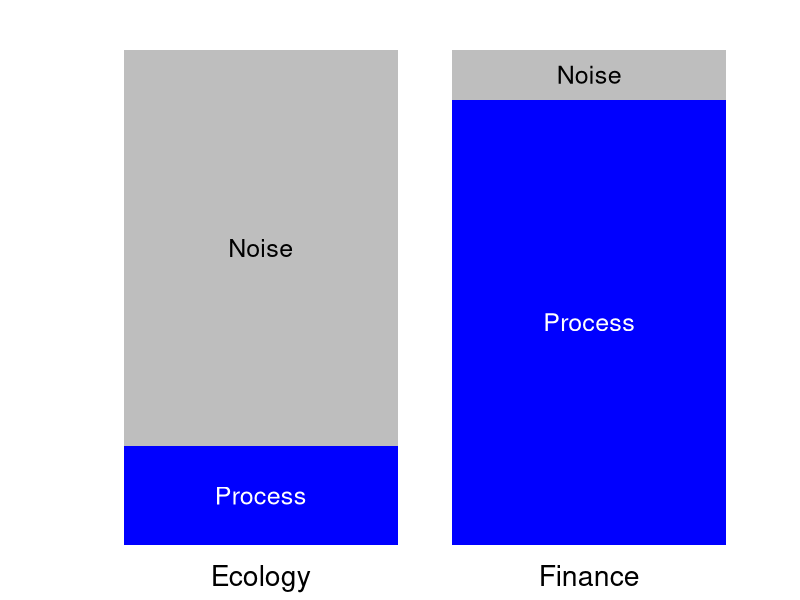
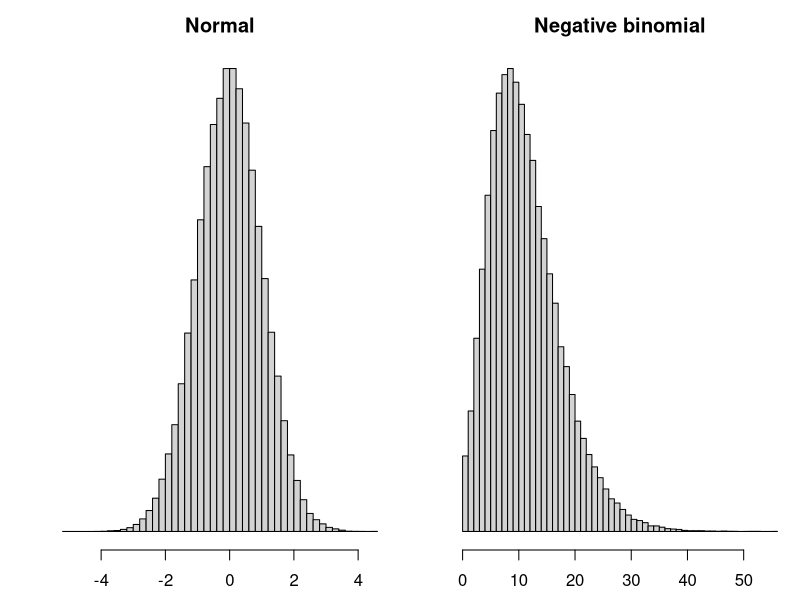
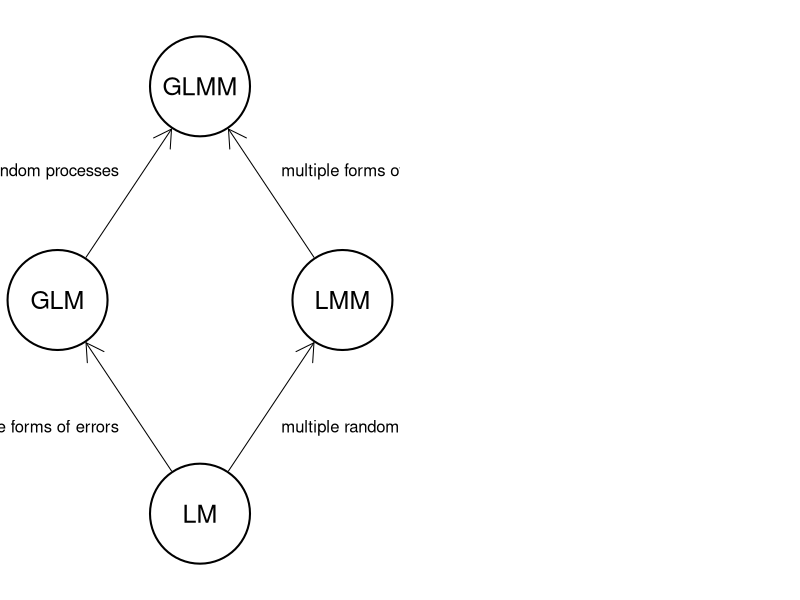
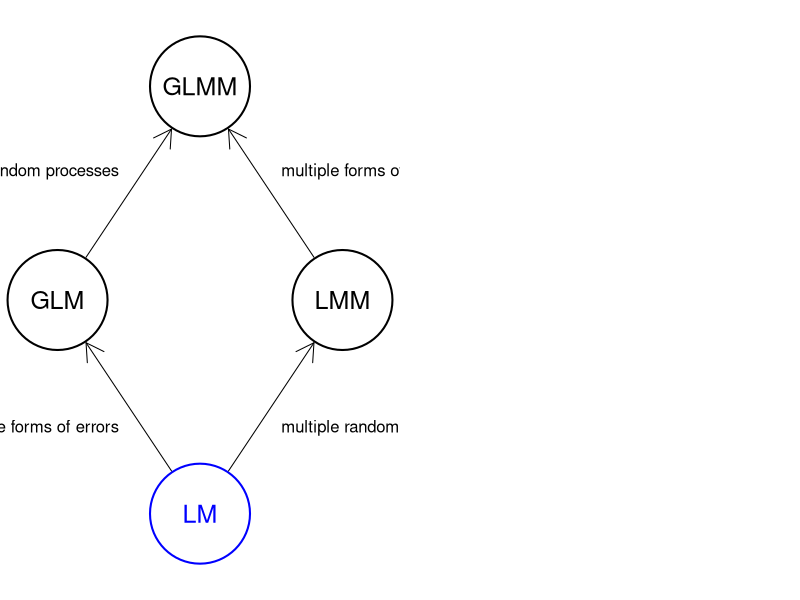
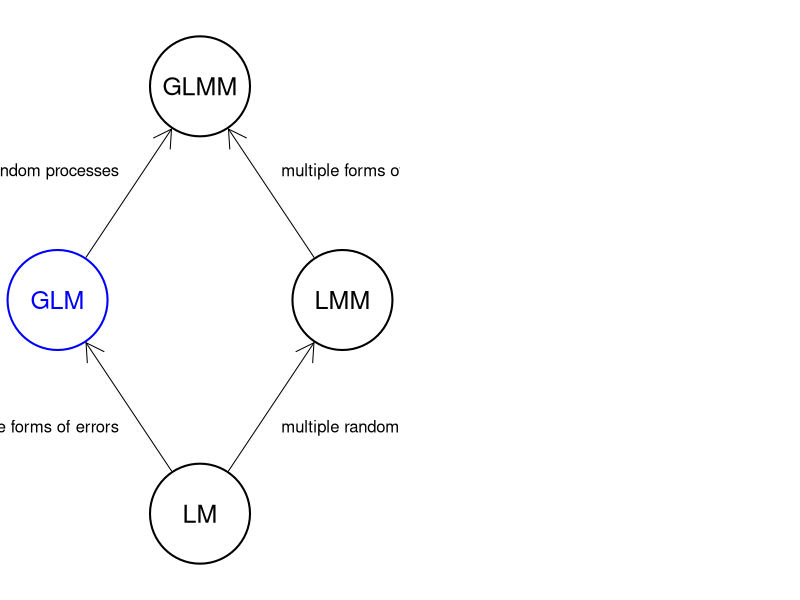
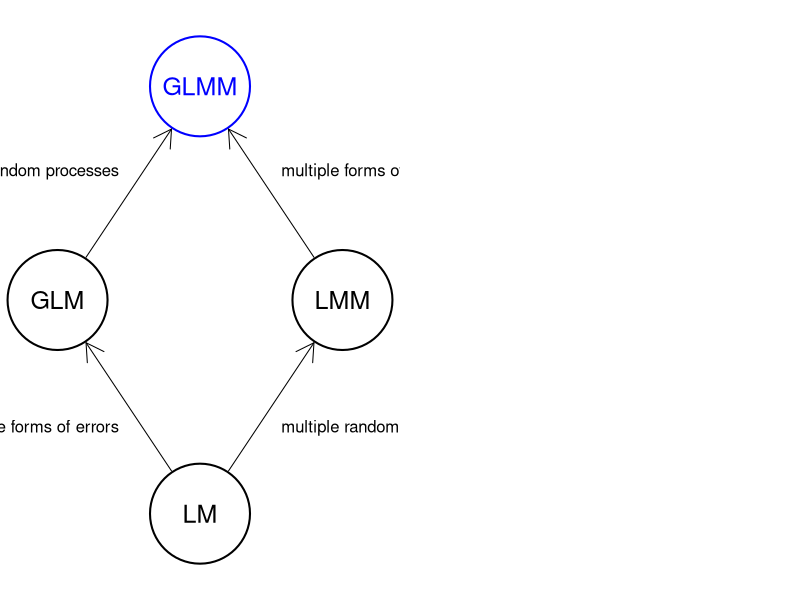

Generate these figures, in order, with R:
## ---- chunk 1
knitr::opts_chunk$set(echo = FALSE)
## ---- chunk 2
dat <- matrix(c(20, 80, 90, 10), 2, 2)
par(mai = c(0.5, 1, 0.5, 0.5))
bp <- barplot(dat, las = 1, col = c("blue", "gray"), border = NA, axes = FALSE,
        ylab = "", names.arg = c("Ecology", "Finance"), cex.names = 1.7)
text(0.7, 10, adj = c(0.5, 0.5), "Process", col = "white", cex = 1.5)
text(0.7, 60, adj = c(0.5, 0.5), "Noise", col = "black", cex = 1.5)
text(1.9, 45, adj = c(0.5, 0.5), "Process", col = "white", cex = 1.5)
text(1.9, 95, adj = c(0.5, 0.5), "Noise", col = "black", cex = 1.5)
## ---- chunk 3
par(mfrow = c(1, 2), mai = c(0.5, 0.5, 0.5, 0.1), omi = rep(0, 4), bg = NA)

hist(rnorm(1e5), breaks = 50,
     yaxt = "n", xlab = expression(epsilon), main = "Normal")

hist(rnbinom(1e5, 5, 0.3), breaks = 50,
     yaxt = "n", xlab = expression(epsilon), main = "Negative binomial")
## ---- chunk 4
par(mai = rep(0, 4), omi = rep(0, 4), bg = NA)

## order: GLM, LM, GLMM, LMM
xx <- c(1, 2, 2, 3) * 10
yy <- c(2, 1, 3, 2) * 10

plot(c(7, 33), c(7, 33), type = "n", xlim = c(7, 33), ylim = c(7, 33),
     xaxt = "n", yaxt = "n", xlab = "", ylab = "",
     bty = "n")
symbols(xx, yy, circle = rep(2, 4), inches = 0.5, add = TRUE,
        lwd = 2, bg = "white")
text(xx, yy, c("GLM", "LM", "GLMM", "LMM"), cex = 1.5)
## from LM to GLM
arrows(xx[2]-2, yy[2]+2, xx[1]+2, yy[1]-2, length = 0.2)
text(15, 14, "multiple forms of errors", pos = 2)
## from LM to LMM
arrows(xx[2]+2, yy[2]+2, xx[4]-2, yy[4]-2, length = 0.2)
text(25, 14, "multiple random processes", pos = 4)
## from GLM to GLMM
arrows(xx[1]+2, yy[1]+2, xx[3]-2, yy[3]-2, length = 0.2)
text(15, 26, "multiple random processes", pos = 2)
## from LMM to GLMM
arrows(xx[4]-2, yy[4]+2, xx[3]+2, yy[3]-2, length = 0.2)
text(25, 26, "multiple forms of errors", pos = 4)
## ---- chunk 5
par(mai = rep(0, 4), omi = rep(0, 4), bg = NA)

## order: GLM, LM, GLMM, LMM
xx <- c(1, 2, 2, 3) * 10
yy <- c(2, 1, 3, 2) * 10

plot(c(7, 33), c(7, 33), type = "n", xlim = c(7, 33), ylim = c(7, 33),
     xaxt = "n", yaxt = "n", xlab = "", ylab = "",
     bty = "n")
symbols(xx, yy, circle = rep(2, 4), inches = 0.5, add = TRUE,
        lwd = 2, fg = c("black", "blue", "black", "black"), bg = "white")
text(xx, yy, c("GLM", "LM", "GLMM", "LMM"), cex = 1.5,
     col = c("black", "blue", "black", "black"))
## from LM to GLM
arrows(xx[2]-2, yy[2]+2, xx[1]+2, yy[1]-2, length = 0.2)
text(15, 14, "multiple forms of errors", pos = 2)
## from LM to LMM
arrows(xx[2]+2, yy[2]+2, xx[4]-2, yy[4]-2, length = 0.2)
text(25, 14, "multiple random processes", pos = 4)
## from GLM to GLMM
arrows(xx[1]+2, yy[1]+2, xx[3]-2, yy[3]-2, length = 0.2)
text(15, 26, "multiple random processes", pos = 2)
## from LMM to GLMM
arrows(xx[4]-2, yy[4]+2, xx[3]+2, yy[3]-2, length = 0.2)
text(25, 26, "multiple forms of errors", pos = 4)
## ---- chunk 6
par(mai = rep(0, 4), omi = rep(0, 4), bg = NA)

## order: GLM, LM, GLMM, LMM
xx <- c(1, 2, 2, 3) * 10
yy <- c(2, 1, 3, 2) * 10

plot(c(7, 33), c(7, 33), type = "n", xlim = c(7, 33), ylim = c(7, 33),
     xaxt = "n", yaxt = "n", xlab = "", ylab = "",
     bty = "n")
symbols(xx, yy, circle = rep(2, 4), inches = 0.5, add = TRUE,
        lwd = 2, fg = c("blue", "black", "black", "black"), bg = "white")
text(xx, yy, c("GLM", "LM", "GLMM", "LMM"), cex = 1.5,
     col = c("blue", "black", "black", "black"))
## from LM to GLM
arrows(xx[2]-2, yy[2]+2, xx[1]+2, yy[1]-2, length = 0.2)
text(15, 14, "multiple forms of errors", pos = 2)
## from LM to LMM
arrows(xx[2]+2, yy[2]+2, xx[4]-2, yy[4]-2, length = 0.2)
text(25, 14, "multiple random processes", pos = 4)
## from GLM to GLMM
arrows(xx[1]+2, yy[1]+2, xx[3]-2, yy[3]-2, length = 0.2)
text(15, 26, "multiple random processes", pos = 2)
## from LMM to GLMM
arrows(xx[4]-2, yy[4]+2, xx[3]+2, yy[3]-2, length = 0.2)
text(25, 26, "multiple forms of errors", pos = 4)
## ---- chunk 7
par(mai = rep(0, 4), omi = rep(0, 4), bg = NA)

## order: GLM, LM, GLMM, LMM
xx <- c(1, 2, 2, 3) * 10
yy <- c(2, 1, 3, 2) * 10

plot(c(7, 33), c(7, 33), type = "n", xlim = c(7, 33), ylim = c(7, 33),
     xaxt = "n", yaxt = "n", xlab = "", ylab = "",
     bty = "n")
symbols(xx, yy, circle = rep(2, 4), inches = 0.5, add = TRUE,
        lwd = 2, fg = c("black", "black", "blue", "black"), bg = "white")
text(xx, yy, c("GLM", "LM", "GLMM", "LMM"), cex = 1.5,
     col = c("black", "black", "blue", "black"))
## from LM to GLM
arrows(xx[2]-2, yy[2]+2, xx[1]+2, yy[1]-2, length = 0.2)
text(15, 14, "multiple forms of errors", pos = 2)
## from LM to LMM
arrows(xx[2]+2, yy[2]+2, xx[4]-2, yy[4]-2, length = 0.2)
text(25, 14, "multiple random processes", pos = 4)
## from GLM to GLMM
arrows(xx[1]+2, yy[1]+2, xx[3]-2, yy[3]-2, length = 0.2)
text(15, 26, "multiple random processes", pos = 2)
## from LMM to GLMM
arrows(xx[4]-2, yy[4]+2, xx[3]+2, yy[3]-2, length = 0.2)
text(25, 26, "multiple forms of errors", pos = 4)
